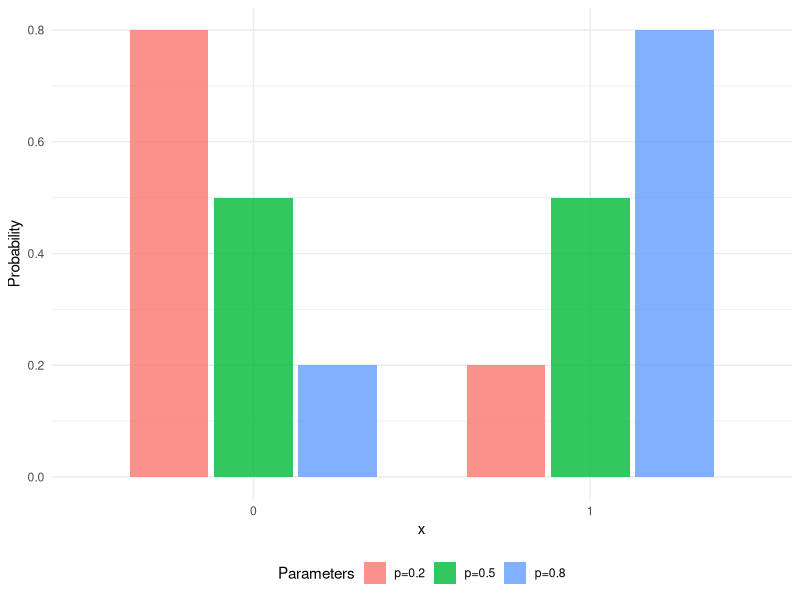

The R script that drew this image:
## ---- chunk 1
#| eval: true
#| echo: false
#| warning: false
#| fig-cap: Bernoulli distribution.
# Packages
library(ggplot2)
library(dplyr)

# Plot
p_values <- c(0.2, 0.5, 0.8)

bernoulli_df <- do.call(
  dplyr::bind_rows,
  lapply(p_values, function(p) {
    data.frame(
      x = factor(c(0, 1), levels = c(0, 1)),
      prob = c(1 - p, p),
      p = paste0("p=", p)
    )
  })
)

ggplot2::ggplot(bernoulli_df, ggplot2::aes(x = x, y = prob, fill = p)) +
  ggplot2::geom_col(
    position = ggplot2::position_dodge(width = 0.75),
    width = 0.7,
    alpha = 0.8
  ) +
  ggplot2::labs(fill = "Parameters") +
  ggplot2::ylab("Probability") +
  ggplot2::xlab("x") +
  ggplot2::theme_minimal() +
  ggplot2::theme(legend.position = "bottom")
